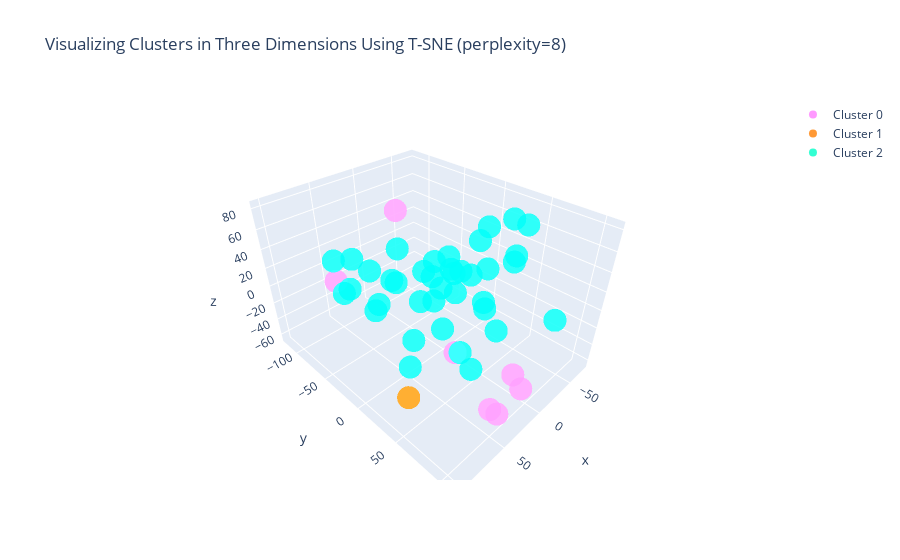

Notebook code cell kept with this figure:
### Code cell
#Instructions for building the 3-D plot

#trace1 is for 'Cluster 0'
trace1 = go.Scatter3d(
                    x = cluster0["TC1_3d"],
                    y = cluster0["TC2_3d"],
                    z = cluster0["TC3_3d"],
                    mode = "markers",
                    name = "Cluster 0",
                    marker = dict(color = 'rgba(255, 128, 255, 0.8)'),
                    text = None)

#trace2 is for 'Cluster 1'
trace2 = go.Scatter3d(
                    x = cluster1["TC1_3d"],
                    y = cluster1["TC2_3d"],
                    z = cluster1["TC3_3d"],
                    mode = "markers",
                    name = "Cluster 1",
                    marker = dict(color = 'rgba(255, 128, 2, 0.8)'),
                    text = None)
#trace3 is for 'Cluster 2'
trace3 = go.Scatter3d(
                    x = cluster2["TC1_3d"],
                    y = cluster2["TC2_3d"],
                    z = cluster2["TC3_3d"],
                    mode = "markers",
                    name = "Cluster 2",
                    marker = dict(color = 'rgba(0, 255, 200, 0.8)'),
                    text = None)

data = [trace1, trace2, trace3]

title = "Visualizing Clusters in Three Dimensions Using T-SNE (perplexity=" + str(perplexity) + ")"

layout = dict(title = title,
              xaxis= dict(title= 'TC1',ticklen= 5,zeroline= False),
              yaxis= dict(title= 'TC2',ticklen= 5,zeroline= False)
             )

fig = dict(data = data, layout = layout)
iplot(fig)

### Figure 1 — Plotly figure (JSON) as saved in the notebook; plotly's stock layout.template omitted (floating-point values rounded to 4 significant figures)
{"data": [{"marker": {"color": "rgba(255, 128, 255, 0.8)"}, "mode": "markers", "name": "Cluster 0", "type": "scatter3d", "x": [84.91, 16.96, 88.19, -4.892, 58.74, 40.01, 26.74], "y": [88.74, -45.29, -40.44, 80.62, 103.1, 97.87, 108.3], "z": [40.65, 74.98, 37.14, -50.99, -25.51, -51.21, -23.49]}, {"marker": {"color": "rgba(255, 128, 2, 0.8)"}, "mode": "markers", "name": "Cluster 1", "type": "scatter3d", "x": [102.8], "y": [61.13], "z": [-10.61]}, {"marker": {"color": "rgba(0, 255, 200, 0.8)"}, "mode": "markers", "name": "Cluster 2", "type": "scatter3d", "x": [35.21, 48.86, 20.95, 58.07, 57.26, 64.16, -46.35, 52.82, 20.43, 41.79, 9.353, -30.96, -62.46, -34.12, -38.12, -57.15, -54.16, 0.5059, -29.6, -23.45, -25.47, -34.42, -2.588, -63.63, -73.98, -64.16, -72.82, -41.58, -25.56, -21.73, -25.63, 11.51, 21.44, 29.34, 14.88, 51.65, 40.76, 39.43], "y": [64.04, 62.83, 75.42, 13.56, 18.28, 2.073, 89.95, 37.42, 28.35, 44.21, 44.24, 46.07, 40.41, 50.28, 16.16, 33.88, 6.61, -1.589, 25.07, 10.69, -9.382, -27.56, -19.18, -2.405, -44.81, -65.66, -85.14, -70.91, -60.09, -95.39, -95.32, -93.1, -73.41, -111.9, -93.61, -88.8, -118.8, -87.15], "z": [-27.41, -0.1648, 12.94, -44.12, -10.12, 46.83, -6.515, 39.21, 45.3, 66.09, 77.37, 82.17, 63.25, 47.93, 61.5, 24.54, 6.024, -43.0, -20.02, 14.95, -16.39, 13.76, 9.032, -44.77, -29.27, -57.71, -33.64, -26.55, -54.07, -43.96, -1.511, -64.63, -39.98, -35.72, -10.69, -18.32, 1.912, 16.96]}], "layout": {"title": {"text": "Visualizing Clusters in Three Dimensions Using T-SNE (perplexity=8)"}, "xaxis": {"ticklen": 5, "title": {"text": "TC1"}, "zeroline": false}, "yaxis": {"ticklen": 5, "title": {"text": "TC2"}, "zeroline": false}}}
